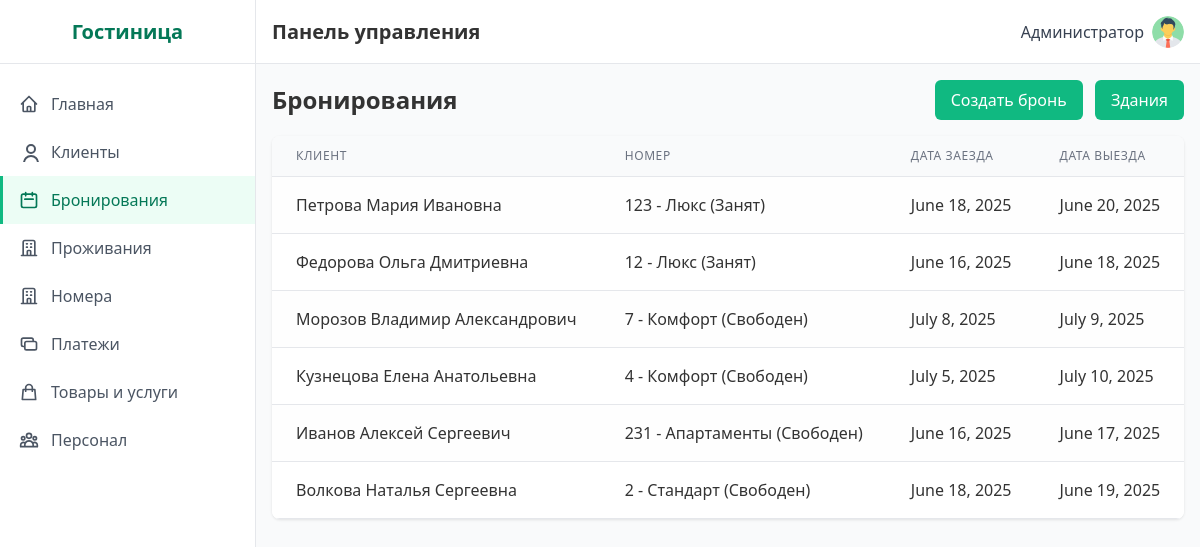
The page /bookings/ (signed in) on the database its author committed.
### hotel/models.py (models this page shows, shortened)
class Booking(models.Model):
    BOOKING_STATUS_CHOICES = [
        ('Новый', 'Новый'),
        ('Подтвержден', 'Подтвержден'),
        ('Оплачен', 'Оплачен'),
        ('Отменен', 'Отменен'),
        ('Завершен', 'Завершен'),
    ]
    client = models.ForeignKey(Client, on_delete=models.CASCADE, verbose_name='Клиент', related_name='bookings')
    room = models.ForeignKey(Room, on_delete=models.CASCADE, verbose_name='Номер', related_name='bookings')
    checkin_date = models.DateField('Дата заезда')
    checkout_date = models.DateField('Дата выезда')
    total_price = models.DecimalField('Общая стоимость', max_digits=10, decimal_places=2, blank=True, null=True)
    status = models.CharField('Статус бронирования', max_length=50, choices=BOOKING_STATUS_CHOICES, default='Новый')
    created_at = models.DateTimeField('Дата создания', auto_now_add=True)
    updated_at = models.DateTimeField('Дата обновления', auto_now=True)
    class Meta:
        verbose_name = 'Бронирование'
        verbose_name_plural = 'Бронирования'
        ordering = ['-created_at']

class Client(models.Model):
    first_name = models.CharField('Имя', max_length=100)
    last_name = models.CharField('Фамилия', max_length=100)
    middle_name = models.CharField('Отчество', max_length=100)
    phone = models.CharField('Телефон', max_length=20, unique=True)
    email = models.EmailField('Email', max_length=100, unique=True)
    passport_data = models.CharField('Паспортные данные', max_length=50, unique=True)
    registration_date = models.DateField('Дата регистрации', default=timezone.now)
    class Meta:
        verbose_name = 'Клиент'
        verbose_name_plural = 'Клиенты'
        ordering = ['-registration_date', 'last_name']
    def get_full_name(self):
        return f"{self.last_name} {self.first_name} {self.middle_name}"

class Room(models.Model):
    ROOM_STATUS_CHOICES = [
        ('Свободен', 'Свободен'),
        ('Занят', 'Занят'),
        ('На обслуживании', 'На обслуживании'),
        ('Требует уборки', 'Требует уборки'),
    ]
    room_type = models.ForeignKey(RoomType, on_delete=models.CASCADE, verbose_name='Тип номера', related_name='rooms')
    status = models.CharField('Статус номера', max_length=50, choices=ROOM_STATUS_CHOICES, default='Свободен')
    building = models.ForeignKey(Building, on_delete=models.CASCADE, verbose_name='Здание', related_name='rooms')
    room_number = models.CharField('Номер комнаты', max_length=20)
    class Meta:
        verbose_name = 'Номер'
        verbose_name_plural = 'Номера'
        unique_together = ['building', 'room_number']
    def __str__(self):
        return f"{self.room_number} - {self.room_type.name} ({self.status})"

class RoomType(models.Model):
    name = models.CharField('Название типа', max_length=100)
    price_per_night = models.DecimalField('Стоимость за ночь', max_digits=10, decimal_places=2)
    class Meta:
        verbose_name = 'Тип номера'
        verbose_name_plural = 'Типы номеров'

### hotel/views.py (the view)
# urls.py: path('bookings/', views.BookingListView.as_view(), name='booking_list'),
class BookingListView(ProtectedView, ListView):
    model = Booking
    template_name = 'hotel/booking_list.html'
    context_object_name = 'bookings'
    paginate_by = 10

### templates/hotel/booking_list.html (shortened to what this page needs)
{% extends 'base.html' %}
{% block content %}
<div class="mb-8">
    <div class="flex justify-between items-center mb-4">
        <h2 class="text-2xl font-semibold">Бронирования</h2>
        <div class="space-x-2">
            <a href="{% url 'booking_add' %}" class="btn-primary">Создать бронь</a>
            <a href="{% url 'building_list' %}" class="btn-primary">Здания</a>
        </div>
    </div>
    <div class="bg-white rounded-lg shadow overflow-hidden">
        <table class="min-w-full divide-y divide-gray-200">
            <thead class="bg-gray-50">
                <tr>
                    <th class="px-6 py-3 text-left text-xs font-medium text-gray-500 uppercase tracking-wider">Клиент</th>
                    <th class="px-6 py-3 text-left text-xs font-medium text-gray-500 uppercase tracking-wider">Номер</th>
                    <th class="px-6 py-3 text-left text-xs font-medium text-gray-500 uppercase tracking-wider">Дата заезда</th>
                    <th class="px-6 py-3 text-left text-xs font-medium text-gray-500 uppercase tracking-wider">Дата выезда</th>
                </tr>
            </thead>
            <tbody class="bg-white divide-y divide-gray-200">
                {% for b in bookings %}
                <tr>
                    <td class="px-6 py-4 whitespace-nowrap">{{ b.client.get_full_name }}</td>
                    <td class="px-6 py-4 whitespace-nowrap">{{ b.room }}</td>
                    <td class="px-6 py-4 whitespace-nowrap">{{ b.checkin_date }}</td>
                    <td class="px-6 py-4 whitespace-nowrap">{{ b.checkout_date }}</td>
                </tr>
                {% empty %}
                <tr>
                    <td colspan="5" class="px-6 py-4 text-center text-gray-500">Бронирования не найдены.</td>
                </tr>
                {% endfor %}
            </tbody>
        </table>
    </div>
</div>
{% endblock %}

### templates/base.html (shortened to what this page needs)
{% load static %}
<!DOCTYPE html>
<html lang="ru">
<head>
  <link href="https://cdnjs.cloudflare.com/ajax/libs/tailwindcss/2.2.19/tailwind.min.css" rel="stylesheet">
  <link href="{% static 'css/style.css' %}" rel="stylesheet">
</head>
<body class="flex h-screen bg-gray-50">
  {% if request.user.is_authenticated %}
<div class="sidebar w-64 flex-shrink-0 hidden md:block" id="sidebar">
  <div class="sidebar-brand flex items-center justify-center h-16 border-b border-gray-200">
    <h2 class="text-xl font-semibold text-green-700">Гостиница</h2>
  </div>
  <div class="py-4">
    <a href="{% url 'dashboard' %}"
       class="sidebar-link {% if request.resolver_match.url_name == 'dashboard' %}active{% endif %}">
      <span class="flex items-center">
        <svg class="w-5 h-5 mr-3" fill="none" stroke="currentColor" viewBox="0 0 24 24">
          <path stroke-linecap="round" stroke-linejoin="round" stroke-width="2"
                d="M3 12l2-2m0 0l7-7 7 7M5 10v10a1 1 0 001 1h3m10-11l2 2m-2-2v10a1 1 0
                   01-1 1h-3m-6 0a1 1 0 001-1v-4a1 1 0 011-1h2a1 1 0 011 1v4a1 1 0
                   001 1m-6 0h6"/>
        </svg>
        Главная
      </span>
    </a>
    <a href="{% url 'client_list' %}"
       class="sidebar-link {% if request.resolver_match.url_name == 'client_list' %}active{% endif %}">
      <span class="flex items-center">
        <svg class="w-5 h-5 mr-3" fill="none" stroke="currentColor" viewBox="0 0 24 24 desalination">
          <path stroke-linecap="round" stroke-linejoin="round" stroke-width="2"
                d="M16 7a4 4 0 11-8 0 4 4 0 018 0zM12 14a7 7 0
                   00-7 7h14a7 7 0 00-7-7z"/>
        </svg>
        Клиенты
      </span>
    </a>
    <a href="{% url 'booking_list' %}"
       class="sidebar-link {% if request.resolver_match.url_name == 'booking_list' %}active{% endif %}">
      <span class="flex items-center">
        <svg class="w-5 h-5 mr-3" fill="none" stroke="currentColor" viewBox="0 0 24 24">
          <path stroke-linecap="round" stroke-linejoin="round" stroke-width="2"
                d="M8 7V3m8 4V3m-9 8h10M5 21h14a2
                   2 0 002-2V7a2 2 0 00-2-2H5a2 2 0
                   00-2 2v12a2 2 0 002 2z"/>
        </svg>
        Бронирования
      </span>
    </a>
    <a href="{% url 'accommodation_list' %}"
       class="sidebar-link {% if request.resolver_match.url_name == 'accommodation_list' %}active{% endif %}">
      <span class="flex items-center">
        <svg class="w-5 h-5 mr-3" fill="none" stroke="currentColor" viewBox="0 0 24 24">
          <path stroke-linecap="round" stroke-linejoin="round" stroke-width="2"
                d="M19 21V5a2 2 0 00-2-2H7a2 2 0
                   00-2 2v16m14 0h2m-2 0h-5m-9 0H3m2
                   0h5M9 7h1m-1 4h1m4-4h1m-1
                   4h1m-5 10v-5a1 1 0 011-1h2a1
                   1 0 011 1v5m-4 0h4"/>
        </svg>
        Проживания
      </span>
    </a>
    <a href="{% url 'room_list' %}"
       class="sidebar-link {% if request.resolver_match.url_name == 'room_list' %}active{% endif %}">
      <span class="flex items-center">
        <svg class="w-5 h-5 mr-3" fill="none" stroke="currentColor" viewBox="0 0 24 24">
          <path stroke-linecap="round" stroke-linejoin="round" stroke-width="2"
                d="M19 21V5a2 2 0 00-2-2H7a2 2 0
                   00-2 2v16m14 0h2m-2 0h-5m-9 0H3m2
                   0h5M9 7h1m-1 4h1m4-4h1m-1
                   4h1m-5 10v-5a1 1 0 011-1h2a1
                   1 0 011 1v5m-4 0h4"/>
        </svg>
        Номера
      </span>
    </a>
    <a href="{% url 'payment_list' %}"
       class="sidebar-link {% if request.resolver_match.url_name == 'payment_list' %}active{% endif %}">
      <span class="flex items-center">
        <svg class="w-5 h-5 mr-3" fill="none" stroke="currentColor" viewBox="0 0 24 24">
          <path stroke-linecap="round" stroke-linejoin="round" stroke-width="2"
                d="M17 9V7a2 2 0 00-2-2H5a2
                   2 0 00-2 2v6a2 2 0 002 2h2m2
                   4h10a2 2 0 002-2v-6a2 2 0
                   00-2-2H9a2 2 0 00-2 2v6a2
                   2 0 002 2z"/>
        </svg>
        Платежи
      </span>
    </a>
    <a href="{% url 'inventory_orders' %}"
       class="sidebar-link {% if request.resolver_match.url_name == 'inventory_orders' %}active{% endif %}">
      <span class="flex items-center">
        <svg class="w-5 h-5 mr-3" fill="none" stroke="currentColor" viewBox="0 0 24 24">
          <path stroke-linecap="round" stroke-linejoin="round" stroke-width="2"
                d="M16 11V7a4 4 0 00-8 0v4M5
                   9h14l1 12H4L5 9z"/>
        </svg>
        Товары и услуги
      </span>
    </a>
    <a href="{% url 'employee_list' %}"
       class="sidebar-link {% if request.resolver_match.url_name == 'employee_list' %}active{% endif %}">
      <span class="flex items-center">
        Персонал
      </span>
    </a>
  </div>
</div>
{% endif %}
    <div class="flex-1 flex flex-col overflow-hidden">
        <header class="header flex items-center justify-between h-16 px-4 border-b border-gray-200">
            <div class="flex items-center">
                <h1 class="text-xl font-semibold">Панель управления</h1>
            </div>
            <div class="flex items-center space-x-4">
{% if request.user.is_authenticated %}
<div class="relative inline-block text-left">
  <button id="userMenuButton"
          class="flex items-center space-x-2 focus:outline-none">
    <span class="text-gray-700">
      {{ request.user.get_full_name|default:request.user.username }}
    </span>
    <img src="{{ request.user.profile.avatar_url|default:'/static/images/default-avatar.png' }}"
         alt="Аватар"
         class="w-8 h-8 rounded-full object-cover">
  </button>
</div>
{% endif %}
</div>
        </header>
        <main class="flex-1 overflow-y-auto p-4 bg-gray-50">
            {% block content %}{% endblock %}
        </main>
    </div>
</body>
</html>

### static/css/style.css (style rules this page uses)
:root { --primary-green: #10b981; --dark-green: #047857; --light-green: #a7f3d0; --bg-green: #ecfdf5; --border-gray: #e5e7eb; }
body { font-family: 'Segoe UI', Tahoma, Geneva, Verdana, sans-serif; background-color: var(--bg-green); color: #333; }
.sidebar { background-color: white; border-right: 1px solid var(--border-gray); }
.sidebar > div:first-child { border-bottom: 1px solid var(--border-gray); }
.sidebar-link { display: block; padding: 0.75rem 1rem; color: #4b5563; border-left: 3px solid transparent; transition: background-color .2s, border-color .2s; }
.sidebar-link:hover, .sidebar-link.active { background-color: var(--bg-green); color: var(--dark-green); border-left-color: var(--primary-green); }
.sidebar .sidebar-brand { width: 100%; border-bottom: 1px solid var(--border-gray); }
.header { background-color: white; border-bottom: 1px solid var(--border-gray); box-shadow: 0 1px 3px rgba(0,0,0,0.05); }
.btn-primary { background-color: var(--primary-green); color: white; padding: 0.5rem 1rem; border-radius: 0.375rem; font-weight: 500; transition: background-color .2s; display: inline-block; text-decoration: none; }
table { width: 100%; border-collapse: collapse; }
table th, table td { padding: 0.75rem; }
table thead { background-color: #f9fafb; }
table tbody tr:nth-child(even) { background-color: #ffffff; }
table tbody tr:nth-child(odd) { background-color: #fefefe; }
table th { text-align: left; font-size: 0.75rem; text-transform: uppercase; color: #6b7280; border-bottom: 1px solid var(--border-gray); }
table td { border-bottom: 1px solid var(--border-gray); }
.mb-4 { margin-bottom: 1rem !important; }
.shadow { box-shadow: 0 1px 3px rgba(0,0,0,0.1) !important; }

### rows shown on the page
Booking: client.get_full_name "Петрова Мария Ивановна", room "123 - Люкс (Занят)", checkin_date "June 18, 2025", checkout_date "June 20, 2025"
Booking: client.get_full_name "Федорова Ольга Дмитриевна", room "12 - Люкс (Занят)", checkin_date "June 16, 2025", checkout_date "June 18, 2025"
Booking: client.get_full_name "Морозов Владимир Александрович", room "7 - Комфорт (Свободен)", checkin_date "July 8, 2025", checkout_date "July 9, 2025"
Booking: client.get_full_name "Кузнецова Елена Анатольевна", room "4 - Комфорт (Свободен)", checkin_date "July 5, 2025", checkout_date "July 10, 2025"
Booking: client.get_full_name "Иванов Алексей Сергеевич", room "231 - Апартаменты (Свободен)", checkin_date "June 16, 2025", checkout_date "June 17, 2025"
Booking: client.get_full_name "Волкова Наталья Сергеевна", room "2 - Стандарт (Свободен)", checkin_date "June 18, 2025", checkout_date "June 19, 2025"

### other values the page prints
{{ request.user.get_full_name|default:request.user.username }} "Администратор"
